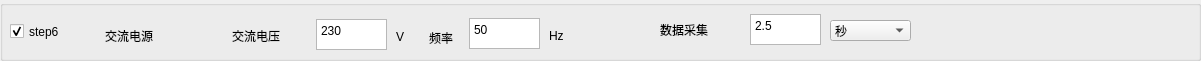
  <widget class="QGroupBox" name="groupBox_8">
   <property name="geometry">
    <rect>
     <x>0</x>
     <y>542</y>
     <width>1201</width>
     <height>61</height>
    </rect>
   </property>
   <property name="title">
    <string/>
   </property>
   <widget class="QLabel" name="label_49">
    <property name="geometry">
     <rect>
      <x>105</x>
      <y>20</y>
      <width>81</width>
      <height>31</height>
     </rect>
    </property>
    <property name="font">
     <font>
      <pointsize>9</pointsize>
     </font>
    </property>
    <property name="text">
     <string>交流电源</string>
    </property>
   </widget>
   <widget class="QLabel" name="label_45">
    <property name="geometry">
     <rect>
      <x>232</x>
      <y>26</y>
      <width>71</width>
      <height>20</height>
     </rect>
    </property>
    <property name="font">
     <font>
      <pointsize>9</pointsize>
     </font>
    </property>
    <property name="text">
     <string>交流电压</string>
    </property>
   </widget>
   <widget class="QLabel" name="label_48">
    <property name="geometry">
     <rect>
      <x>660</x>
      <y>20</y>
      <width>81</width>
      <height>20</height>
     </rect>
    </property>
    <property name="font">
     <font>
      <pointsize>9</pointsize>
     </font>
    </property>
    <property name="text">
     <string>数据采集</string>
    </property>
   </widget>
   <widget class="QComboBox" name="comboBox_S6_TIME">
    <property name="geometry">
     <rect>
      <x>830</x>
      <y>20</y>
      <width>81</width>
      <height>21</height>
     </rect>
    </property>
    <item>
     <property name="text">
      <string>秒</string>
     </property>
    </item>
    <item>
     <property name="text">
      <string>毫秒</string>
     </property>
    </item>
    <item>
     <property name="text">
      <string>分钟</string>
     </property>
    </item>
   </widget>
   <widget class="QLabel" name="label_50">
    <property name="geometry">
     <rect>
      <x>396</x>
      <y>29</y>
      <width>16</width>
      <height>16</height>
     </rect>
    </property>
    <property name="text">
     <string>V</string>
    </property>
   </widget>
   <widget class="QTextEdit" name="textEdit_S6_TIME">
    <property name="geometry">
     <rect>
      <x>750</x>
      <y>14</y>
      <width>71</width>
      <height>31</height>
     </rect>
    </property>
    <property name="html">
     <string>&lt;!DOCTYPE HTML PUBLIC &quot;-//W3C//DTD HTML 4.0//EN&quot; &quot;http://www.w3.org/TR/REC-html40/strict.dtd&quot;&gt;
&lt;html&gt;&lt;head&gt;&lt;meta name=&quot;qrichtext&quot; content=&quot;1&quot; /&gt;&lt;style type=&quot;text/css&quot;&gt;
p, li { white-space: pre-wrap; }
&lt;/style&gt;&lt;/head&gt;&lt;body style=&quot; font-family:'SimSun'; font-size:9pt; font-weight:400; font-style:normal;&quot;&gt;
&lt;p style=&quot; margin-top:0px; margin-bottom:0px; margin-left:0px; margin-right:0px; -qt-block-indent:0; text-indent:0px;&quot;&gt;2.5&lt;/p&gt;&lt;/body&gt;&lt;/html&gt;</string>
    </property>
   </widget>
   <widget class="QTextEdit" name="textEdit_S6_AC_VOLT">
    <property name="geometry">
     <rect>
      <x>316</x>
      <y>19</y>
      <width>71</width>
      <height>31</height>
     </rect>
    </property>
    <property name="html">
     <string>&lt;!DOCTYPE HTML PUBLIC &quot;-//W3C//DTD HTML 4.0//EN&quot; &quot;http://www.w3.org/TR/REC-html40/strict.dtd&quot;&gt;
&lt;html&gt;&lt;head&gt;&lt;meta name=&quot;qrichtext&quot; content=&quot;1&quot; /&gt;&lt;style type=&quot;text/css&quot;&gt;
p, li { white-space: pre-wrap; }
&lt;/style&gt;&lt;/head&gt;&lt;body style=&quot; font-family:'SimSun'; font-size:9pt; font-weight:400; font-style:normal;&quot;&gt;
&lt;p style=&quot; margin-top:0px; margin-bottom:0px; margin-left:0px; margin-right:0px; -qt-block-indent:0; text-indent:0px;&quot;&gt;230&lt;/p&gt;&lt;/body&gt;&lt;/html&gt;</string>
    </property>
   </widget>
   <widget class="QTextEdit" name="textEdit_S6_AC_FR">
    <property name="geometry">
     <rect>
      <x>469</x>
      <y>18</y>
      <width>71</width>
      <height>31</height>
     </rect>
    </property>
    <property name="html">
     <string>&lt;!DOCTYPE HTML PUBLIC &quot;-//W3C//DTD HTML 4.0//EN&quot; &quot;http://www.w3.org/TR/REC-html40/strict.dtd&quot;&gt;
&lt;html&gt;&lt;head&gt;&lt;meta name=&quot;qrichtext&quot; content=&quot;1&quot; /&gt;&lt;style type=&quot;text/css&quot;&gt;
p, li { white-space: pre-wrap; }
&lt;/style&gt;&lt;/head&gt;&lt;body style=&quot; font-family:'SimSun'; font-size:9pt; font-weight:400; font-style:normal;&quot;&gt;
&lt;p style=&quot; margin-top:0px; margin-bottom:0px; margin-left:0px; margin-right:0px; -qt-block-indent:0; text-indent:0px;&quot;&gt;50&lt;/p&gt;&lt;/body&gt;&lt;/html&gt;</string>
    </property>
   </widget>
   <widget class="QCheckBox" name="checkBox_S6">
    <property name="geometry">
     <rect>
      <x>10</x>
      <y>21</y>
      <width>81</width>
      <height>21</height>
     </rect>
    </property>
    <property name="text">
     <string>step6</string>
    </property>
    <property name="checked">
     <bool>true</bool>
    </property>
   </widget>
   <widget class="QLabel" name="label_47">
    <property name="geometry">
     <rect>
      <x>549</x>
      <y>28</y>
      <width>20</width>
      <height>16</height>
     </rect>
    </property>
    <property name="text">
     <string>Hz</string>
    </property>
   </widget>
   <widget class="QLabel" name="label_46">
    <property name="geometry">
     <rect>
      <x>429</x>
      <y>28</y>
      <width>41</width>
      <height>20</height>
     </rect>
    </property>
    <property name="font">
     <font>
      <pointsize>9</pointsize>
     </font>
    </property>
    <property name="text">
     <string>频率</string>
    </property>
   </widget>
  </widget>
